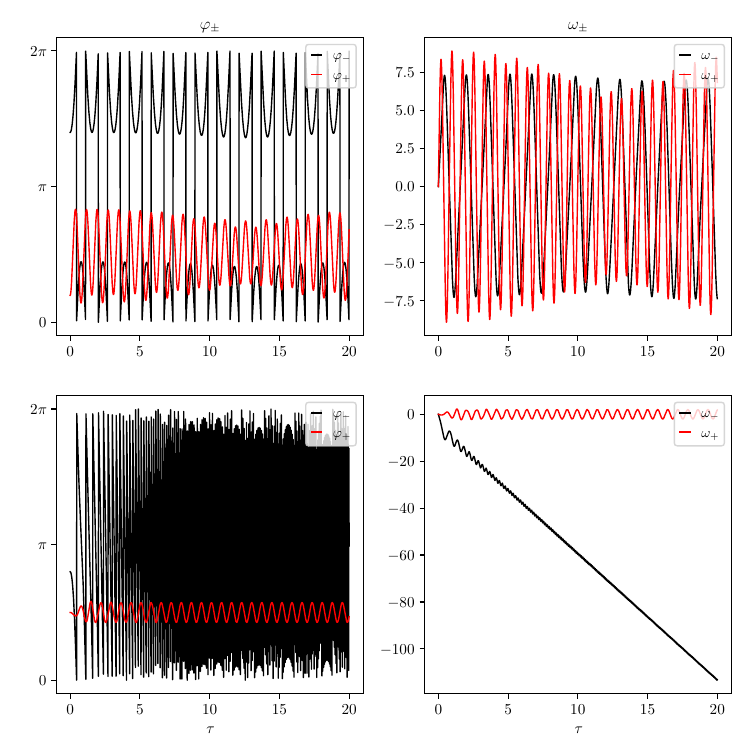

Generate this figure with Python:
import numpy as np
import matplotlib
import matplotlib.pyplot as plt
import matplotlib.colors as colors
import matplotlib.patches as patches
from matplotlib import cm
from matplotlib.colors import ListedColormap, LinearSegmentedColormap
from matplotlib import rc
import matplotlib.lines as lines
rc('text', usetex=True)
matplotlib.rcParams['text.latex.preamble'].join([r'\usepackage{amsfonts}', r'\usepackage{amsmath}', r'\usepackage{amssymb}'])

# parameters
eta = 0.0
q_set = 1.0
z_0_set = 0.1  # plate distance
theta = 45

labelsize = 11
ticksize = 11
titlesize = 12
legendsize = 10
linewidth = 1

circlecol = "grey"
linecol = "grey"

prefix = "E:/Dropbox/data/dipoles/repo/data/"
fig = plt.figure(1, figsize=(7.5, 7.5))

# phi_+ = 1.1 pi, phi_- = 1.7 pi <-> phi_1 = 0.8 pi, phi_2 = 1.4 pi
factor1 = 0.8
factor2 = 1.4

data = np.load(prefix + "nonreciprocal_dynamics_pair_q=" + str(q_set).replace(".", "-") + "/nonreciprocal_dynamics_pair_q=" + str(q_set).replace(".", "-") + "_z0=" + str(z_0_set).replace(".", "-") + "_theta=" + str(theta) + "_eta=" + str(eta).replace(".", "-")
+ "_f1=" + str(round(factor1, 2)).replace(".", "-") + "_f2=" + str(round(factor2, 2)).replace(".", "-") + ".npz")

tl = data["t"]
yl = data["y"]

steps = len(tl)
phi_1 = yl[0, :]
phi_2 = yl[1, :]
phi_p = np.mod(phi_1 + phi_2, 2 * np.pi)
phi_m = np.mod(phi_1 - phi_2, 2 * np.pi)

omega_1 = yl[2, :]
omega_2 = yl[3, :]
omega_p = omega_1 + omega_2
omega_m = omega_1 - omega_2

# plot angular orbit and initial and final state
plt.subplot(2, 2, 1)
plt.plot(tl, phi_m, color="black", label=r"$\varphi_{-}$", lw=linewidth, zorder=2)
plt.plot(tl, phi_p,  color="red", label=r"$\varphi_{+}$", lw=linewidth, zorder=2)


plt.legend(fontsize=legendsize, loc="upper right", handlelength=0.75)
plt.title(r"$\varphi_{\pm}$", fontsize=titlesize)
plt.xticks(fontsize=ticksize)
plt.yticks([0., np.pi, 2 * np.pi], [r"$0$", r"$\pi$", r"$2\pi$"], fontsize=ticksize)

# plot angular orbit and initial and final state
plt.subplot(2, 2, 2)
plt.plot(tl, omega_m, color="black", label=r"$\omega_{-}$", lw=linewidth, zorder=2)
plt.plot(tl, omega_p,  color="red", label=r"$\omega_{+}$", lw=linewidth, zorder=2)


plt.xticks(fontsize=ticksize)
plt.yticks(fontsize=ticksize)


# plt.grid(zorder=1)
plt.legend(fontsize=legendsize, loc="upper right", handlelength=0.75)
plt.title(r"$\omega_{\pm}$", fontsize=titlesize)


# phi_+ = 0.5 pi, phi_- = 0.75 pi <-> phi_1 = 0.625 pi, phi_2 = 1.875 pi
factor1 = 0.65
factor2 = 1.85

data = np.load(prefix + "nonreciprocal_dynamics_pair_q=" + str(q_set).replace(".", "-") + "/nonreciprocal_dynamics_pair_q=" + str(q_set).replace(".", "-") + "_z0=" + str(z_0_set).replace(".", "-") + "_theta=" + str(theta) + "_eta=" + str(eta).replace(".", "-")
+ "_f1=" + str(round(factor1, 2)).replace(".", "-") + "_f2=" + str(round(factor2, 2)).replace(".", "-") + ".npz")

tl = data["t"]
yl = data["y"]

steps = len(tl)
phi_1 = yl[0, :]
phi_2 = yl[1, :]
phi_p = np.mod(phi_1 + phi_2, 2 * np.pi)
phi_m = np.mod(phi_1 - phi_2, 2 * np.pi)

omega_1 = yl[2, :]
omega_2 = yl[3, :]
omega_p = omega_1 + omega_2
omega_m = omega_1 - omega_2

plt.subplot(2, 2, 3)
plt.plot(tl, phi_m, color="black", label=r"$\varphi_{-}$", lw=linewidth, zorder=2)
plt.plot(tl, phi_p,  color="red", label=r"$\varphi_{+}$", lw=linewidth, zorder=2)


plt.legend(fontsize=legendsize, loc="upper right", handlelength=0.75)
plt.xlabel(r"$\tau$", fontsize=labelsize)
plt.xticks(fontsize=ticksize)
plt.yticks([0., np.pi, 2 * np.pi], [r"$0$", r"$\pi$", r"$2\pi$"], fontsize=ticksize)

# plot angular orbit and initial and final state
plt.subplot(2, 2, 4)
plt.plot(tl, omega_m, color="black", label=r"$\omega_{-}$", lw=linewidth, zorder=2)
plt.plot(tl, omega_p,  color="red", label=r"$\omega_{+}$", lw=linewidth, zorder=2)

# plt.grid(zorder=1)
plt.legend(fontsize=legendsize, loc="upper right", handlelength=0.75)
plt.xlabel(r"$\tau$", fontsize=labelsize)
plt.xticks(fontsize=ticksize)
plt.yticks(fontsize=ticksize)

plt.subplots_adjust(wspace=0.2, hspace=0.2, top=0.95, bottom=0.075, left=0.075, right=0.975)
plt.savefig("Fig3.pdf", format="pdf")
plt.show()